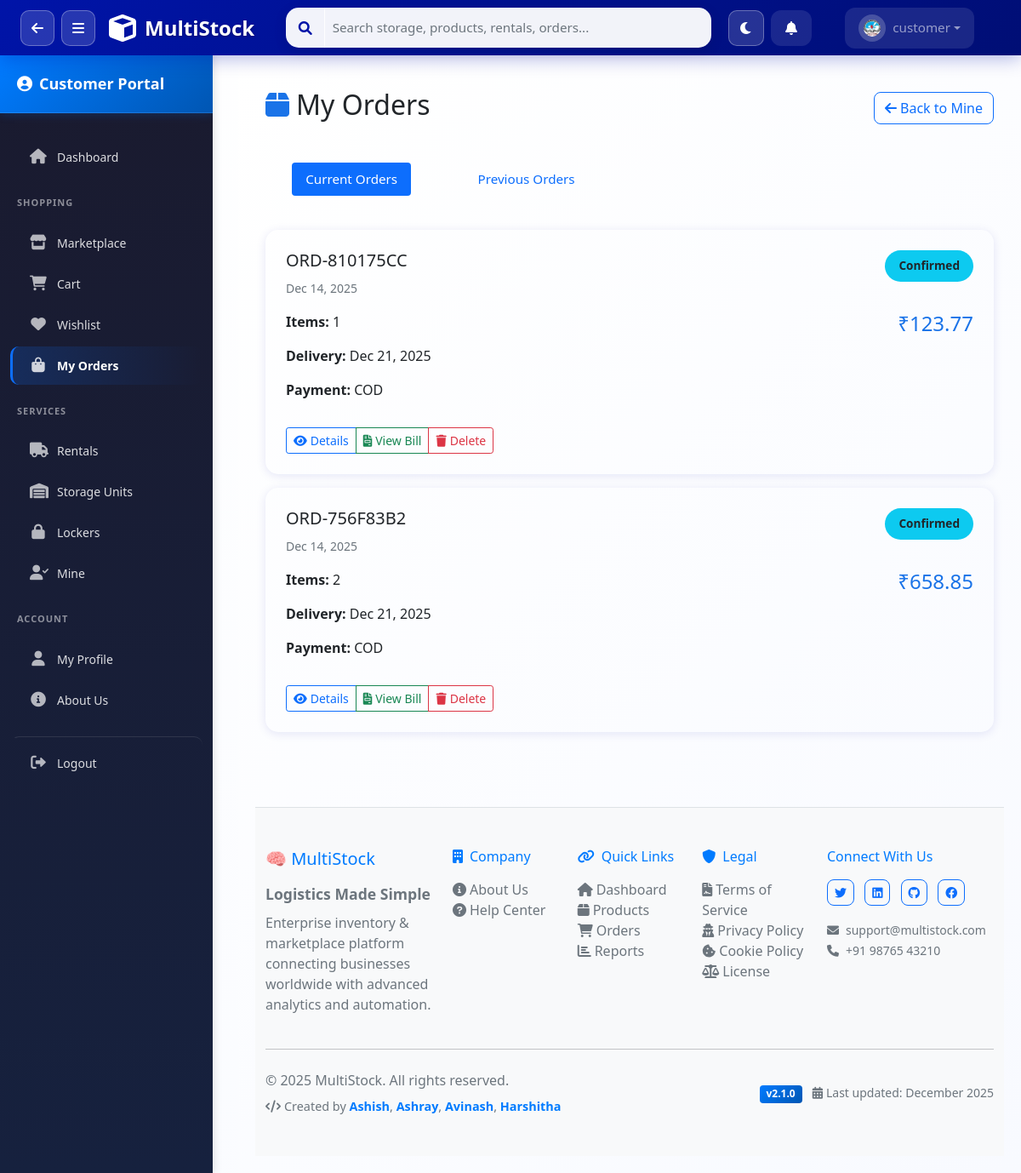
The page /orders/my-orders/ (signed in) on the database its author committed.
### apps/users/models.py (models this page shows, shortened)
class UserProfile(models.Model):
    ROLE_CHOICES = [
        ('superadmin', 'SuperAdmin'),
        ('admin', 'Admin'),
        ('manager', 'Manager'),
        ('staff', 'Staff'),
        ('customer', 'Customer'),
    ]
    user = models.OneToOneField(User, on_delete=models.CASCADE, related_name='profile')
    role = models.CharField(max_length=20, choices=ROLE_CHOICES, default='staff')
    phone = models.CharField(max_length=20, blank=True)
    department = models.CharField(max_length=100, blank=True)
    employee_id = models.CharField(max_length=50, blank=True, unique=True, null=True)
    avatar = models.ImageField(upload_to='avatars/', blank=True, null=True)
    avatar_url = models.CharField(max_length=500, blank=True, null=True)
    bio = models.TextField(blank=True)
    is_active = models.BooleanField(default=True)
    last_login_ip = models.GenericIPAddressField(blank=True, null=True)
    created_at = models.DateTimeField(auto_now_add=True)
    updated_at = models.DateTimeField(auto_now=True)
    class Meta:
        app_label = 'users'
        verbose_name = 'User Profile'
        verbose_name_plural = 'User Profiles'

### apps/orders/models.py (models this page shows, shortened)
class Order(models.Model):
    ORDER_TYPES = [
        ('sale', 'Sales Order'),
        ('purchase', 'Purchase Order'),
    ]
    STATUS_CHOICES = [
        ('pending', 'Pending'),
        ('confirmed', 'Confirmed'),
        ('processing', 'Processing'),
        ('packed', 'Packed'),
        ('ready_to_ship', 'Ready to Ship'),
        ('shipped', 'Shipped'),
        ('in_transit', 'In Transit'),
        ('out_for_delivery', 'Out for Delivery'),
        ('delivered', 'Delivered'),
        ('cancelled', 'Cancelled'),
        ('returned', 'Returned'),
    ]
    PAYMENT_STATUS = [
        ('unpaid', 'Unpaid'),
        ('paid', 'Paid'),
        ('refunded', 'Refunded'),
    ]
    order_number = models.CharField(max_length=100, unique=True)
    order_type = models.CharField(max_length=20, choices=ORDER_TYPES)
    customer = models.ForeignKey('customer.ListModel', on_delete=models.CASCADE, null=True, blank=True)
    customer_user = models.ForeignKey(User, on_delete=models.SET_NULL, null=True, blank=True, related_name='customer_orders')
    supplier = models.ForeignKey('supplier.ListModel', on_delete=models.CASCADE, null=True, blank=True)
    status = models.CharField(max_length=20, choices=STATUS_CHOICES, default='pending')
    payment_status = models.CharField(max_length=20, choices=PAYMENT_STATUS, default='unpaid')
    total_amount = models.DecimalField(max_digits=10, decimal_places=2, default=0)
    discount_amount = models.DecimalField(max_digits=10, decimal_places=2, default=0)
    delivery_fee = models.DecimalField(max_digits=10, decimal_places=2, default=40)
    grand_total = models.DecimalField(max_digits=10, decimal_places=2, default=0)
    delivery_address = models.TextField(blank=True)
    delivery_phone = models.CharField(max_length=20, blank=True)
    payment_method = models.CharField(max_length=50, blank=True)
    delivery_date = models.DateField(null=True, blank=True)
    assigned_to = models.ForeignKey(User, on_delete=models.SET_NULL, null=True, blank=True, related_name='assigned_orders')
    internal_notes = models.TextField(blank=True)
    openid = models.CharField(max_length=255, verbose_name="OpenID", help_text="Store/User Identifier", default="")
    created_by = models.ForeignKey(User, on_delete=models.CASCADE, related_name='created_orders')
    created_at = models.DateTimeField(auto_now_add=True)
    updated_at = models.DateTimeField(auto_now=True)
    class Meta:
        indexes = [
            models.Index(fields=['order_number'], name='idx_order_number'),
            models.Index(fields=['status'], name='idx_order_status'),
            models.Index(fields=['payment_status'], name='idx_payment_status'),
            models.Index(fields=['created_at'], name='idx_order_created'),
            models.Index(fields=['status', 'payment_status'], name='idx_order_state'),
        ]

### apps/orders/views.py (the view)
# urls.py: path('my-orders/', views.my_orders, name='my_orders'),
@login_required
def my_orders(request):
    role = get_user_role(request.user)
    if role == 'customer':
        orders = Order.objects.filter(customer_user=request.user).select_related('customer_user', 'customer').prefetch_related('items').order_by('-created_at')
    else:
        orders = Order.objects.filter(order_type='sale').select_related('customer_user', 'customer').prefetch_related('items').order_by('-created_at')
    context = {'orders': orders}
    return render(request, 'orders/my_orders.html', context)

### apps/permissions/context_processors.py (called while the page is built)
def user_permissions(request):
    if not request.user.is_authenticated:
        return {'user_role': 'guest', 'permissions': {}}
    user_role = get_user_role(request.user)
    permissions = PERMISSION_MATRIX.get(user_role, {})
    return {
        'user_role': user_role,
        'permissions': permissions,
    }

### templates/orders/my_orders.html (shortened to what this page needs)
{% extends 'base.html' %}
{% block content %}
<div class="container-fluid py-4">
    <div class="d-flex justify-content-between align-items-center mb-4">
        <h2><i class="fas fa-box me-2" style="color:var(--primary)"></i>My Orders</h2>
        <a href="/mine/" class="btn btn-outline-primary"><i class="fas fa-arrow-left me-1"></i>Back to Mine</a>
    </div>
    <ul class="nav nav-pills mb-4">
        <li class="nav-item"><a class="nav-link active" data-bs-toggle="pill" href="#current">Current Orders</a></li>
        <li class="nav-item"><a class="nav-link" data-bs-toggle="pill" href="#previous">Previous Orders</a></li>
    </ul>
    <div class="tab-content">
        <div class="tab-pane fade show active" id="current">
            {% for order in orders %}
            {% if order.status in 'confirmed,processing,shipped' %}
            <div class="order-card">
                <div class="d-flex justify-content-between align-items-start mb-3">
                    <div>
                        <h5>{{ order.order_number }}</h5>
                        <small class="text-muted">{{ order.created_at|date:"M d, Y" }}</small>
                    </div>
                    <span class="status-badge {% if order.status == 'confirmed' %}bg-info{% elif order.status == 'shipped' %}bg-primary{% else %}bg-warning{% endif %}">
                        {{ order.get_status_display }}
                    </span>
                </div>
                <div class="row mb-3">
                    <div class="col-md-8">
                        <p><strong>Items:</strong> {{ order.items.all|length }}</p>
                        <p><strong>Delivery:</strong> {{ order.delivery_date|date:"M d, Y"|default:"Calculating..." }}</p>
                        <p><strong>Payment:</strong> {{ order.get_payment_method_display|default:"COD" }}</p>
                    </div>
                    <div class="col-md-4 text-end">
                        <h4 style="color:var(--primary)">₹{{ order.grand_total }}</h4>
                    </div>
                </div>
                <div class="btn-group btn-group-sm">
                    <a href="{% url 'orders:order_detail' order.id %}" class="btn btn-outline-primary"><i class="fas fa-eye me-1"></i>Details</a>
                    <a href="{% url 'billing:invoice_list' %}" class="btn btn-outline-success"><i class="fas fa-file-invoice me-1"></i>View Bill</a>
                    {% if user.role.role in 'superadmin,admin' %}
                    <a href="{% url 'orders:delete_order' order.id %}" class="btn btn-outline-danger" onclick="return confirm('Delete order?')"><i class="fas fa-trash me-1"></i>Delete</a>
                    {% endif %}
                </div>
            </div>
            {% endif %}
            {% empty %}
            <div class="text-center py-5">
                <i class="fas fa-box fa-3x mb-3 text-muted"></i>
                <p class="text-muted">No current orders</p>
                <a href="/marketplace/" class="btn btn-primary">Start Shopping</a>
            </div>
            {% endfor %}
        </div>
    </div>
</div>
{% endblock %}

### templates/components/navbar_actions.html (shortened to what this page needs)
<div class="navbar-nav d-flex align-items-center">
    <button class="btn btn-link text-white me-2 px-3 py-2 position-relative"
        style="border-radius: 12px; background: rgba(255,255,255,0.1); transition: all 0.3s ease;" title="Notifications"
        onclick="toggleNotifications()" id="notificationBtn">
        <i class="fas fa-bell" id="notificationIcon"></i>
    </button>
    <div class="nav-item dropdown">
        <a class="nav-link dropdown-toggle d-flex align-items-center" href="#" role="button" data-bs-toggle="dropdown"
            style="background: rgba(255,255,255,0.1); border-radius: 12px; padding: 8px 16px; transition: all 0.3s ease;">
            <div class="me-2"
                style="background: rgba(255,255,255,0.2); padding: 6px; border-radius: 50%; width: 32px; height: 32px; display: flex; align-items: center; justify-content: center;">
                {% with avatar_url=user.customer_profile.avatar_url|default:user.profile.avatar_url|default:'' %}
                    {% if avatar_url %}
                    <img src="{{ avatar_url }}" id="navbarUserPhoto" onerror="this.style.display='none';this.nextElementSibling.style.display='flex';"
                    style="width: 20px; height: 20px; border-radius: 50%; object-fit: cover;">
                    {% else %}
                    <i class="fas fa-user" style="font-size: 0.9rem;" id="navbarUserIcon"></i>
                    {% endif %}
                {% endwith %}
            </div>
            <span style="font-weight: 500;">{{ user.username }}</span>
        </a>
    </div>
</div>

### static/css/multistock.css (style rules this page uses)
body { background: linear-gradient(135deg, #ffffff 0%, #f8faff 100%); }

### static/css/sidebar.css (style rules this page uses)
.nav-item, .nav-header { display: flex; align-items: center; padding: 0.85rem 1.2rem; color: #495057; text-decoration: none; transition: all 0.3s ease; cursor: pointer; border-radius: 10px; margin: 3px 12px; font-weight: 500; font-size: 0.95rem; }
body { display: flex; flex-direction: column; min-height: 100vh; }

### templates/orders/my_orders.html (style rules this page uses)
:root { --primary:#1A73E8 }
.order-card { border:none;border-radius:15px;box-shadow:0 2px 12px rgba(0,20,168,0.1);padding:1.5rem;margin-bottom:1rem;transition:all 0.3s }
.status-badge { padding:0.5rem 1rem;border-radius:20px;font-weight:600;font-size:0.85rem }

### templates/base.html (style rules this page uses)
.btn { border-radius: 8px; font-weight: 500; }

### rows shown on the page
UserProfile: avatar_url (picture)
Order: order_number "ORD-810175CC", created_at "Dec 14, 2025", status "Confirmed", items.all|length "1", delivery_date "Dec 21, 2025", payment_method "COD", grand_total "123.77"
Order: order_number "ORD-756F83B2", created_at "Dec 14, 2025", status "Confirmed", items.all|length "2", delivery_date "Dec 21, 2025", payment_method "COD", grand_total "658.85"

### other values the page prints
{{ user.username }} "customer"
